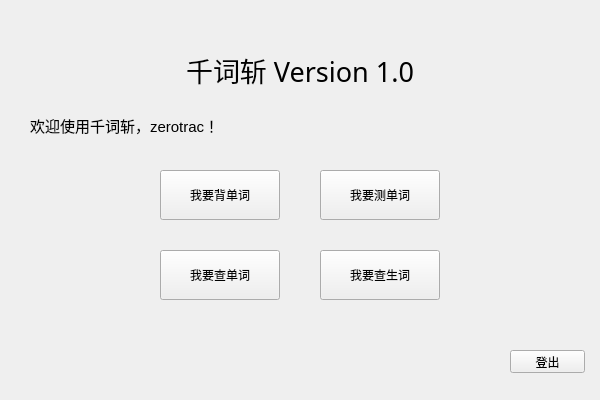
<?xml version="1.0" encoding="UTF-8"?>
<ui version="4.0">
 <class>Q_Selection</class>
 <widget class="QWidget" name="Q_Selection">
  <property name="geometry">
   <rect>
    <x>0</x>
    <y>0</y>
    <width>600</width>
    <height>400</height>
   </rect>
  </property>
  <property name="windowTitle">
   <string>千词斩 Version 1.0</string>
  </property>
  <widget class="QLabel" name="label">
   <property name="geometry">
    <rect>
     <x>150</x>
     <y>30</y>
     <width>300</width>
     <height>80</height>
    </rect>
   </property>
   <property name="font">
    <font>
     <family>微软雅黑</family>
     <pointsize>20</pointsize>
    </font>
   </property>
   <property name="text">
    <string>千词斩 Version 1.0</string>
   </property>
   <property name="alignment">
    <set>Qt::AlignCenter</set>
   </property>
  </widget>
  <widget class="QLabel" name="label_2">
   <property name="geometry">
    <rect>
     <x>30</x>
     <y>100</y>
     <width>300</width>
     <height>50</height>
    </rect>
   </property>
   <property name="font">
    <font>
     <pointsize>11</pointsize>
    </font>
   </property>
   <property name="text">
    <string>欢迎使用千词斩，zerotrac！</string>
   </property>
  </widget>
  <widget class="QPushButton" name="button_Wordreciting">
   <property name="geometry">
    <rect>
     <x>160</x>
     <y>170</y>
     <width>120</width>
     <height>50</height>
    </rect>
   </property>
   <property name="text">
    <string>我要背单词</string>
   </property>
  </widget>
  <widget class="QPushButton" name="button_Wordsearching">
   <property name="geometry">
    <rect>
     <x>160</x>
     <y>250</y>
     <width>120</width>
     <height>50</height>
    </rect>
   </property>
   <property name="text">
    <string>我要查单词</string>
   </property>
  </widget>
  <widget class="QPushButton" name="button_Wordtesting">
   <property name="geometry">
    <rect>
     <x>320</x>
     <y>170</y>
     <width>120</width>
     <height>50</height>
    </rect>
   </property>
   <property name="text">
    <string>我要测单词</string>
   </property>
  </widget>
  <widget class="QPushButton" name="button_Logout">
   <property name="geometry">
    <rect>
     <x>510</x>
     <y>350</y>
     <width>75</width>
     <height>23</height>
    </rect>
   </property>
   <property name="text">
    <string>登出</string>
   </property>
  </widget>
  <widget class="QPushButton" name="button_Textsearching">
   <property name="geometry">
    <rect>
     <x>320</x>
     <y>250</y>
     <width>120</width>
     <height>50</height>
    </rect>
   </property>
   <property name="text">
    <string>我要查生词</string>
   </property>
  </widget>
 </widget>
 <layoutdefault spacing="6" margin="11"/>
 <resources/>
 <connections/>
</ui>
